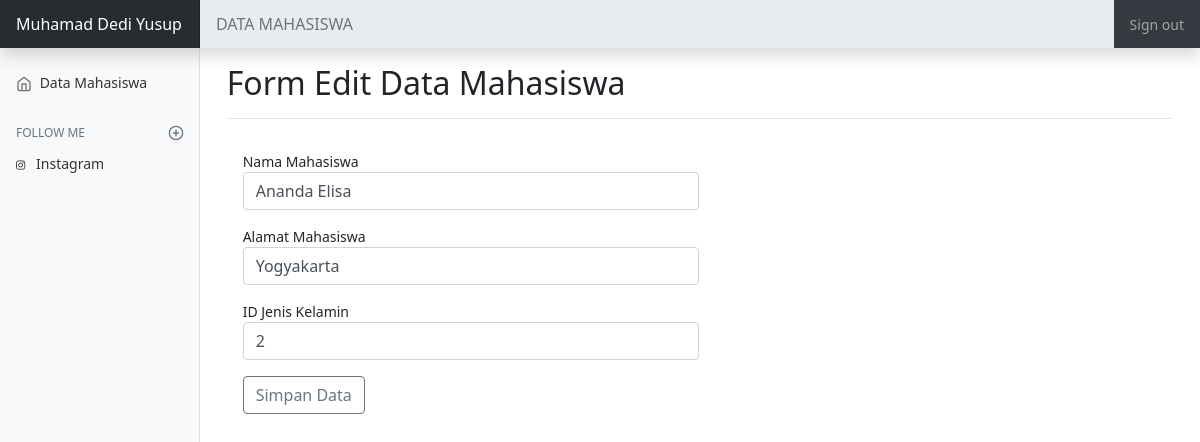
The page /edit_data.php?id=9 on the database its author committed.
### tables this page shows
CREATE TABLE `tb_mahasiswa` (
  `id_mhs` int(11) NOT NULL,
  `nama_mhs` varchar(50) NOT NULL,
  `alamat_mhs` varchar(50) NOT NULL,
  `id_jeniskelamin` int(11) NOT NULL
);

### edit_data.php (the view, shortened to what this page needs)
<?php include 'header.php'; ?>
<main class="col-md-9 ml-sm-auto col-lg-10 px-md-4">
    <div class="d-flex justify-content-between flex-wrap flex-md-nowrap align-items-center pt-3 pb-2 mb-3 border-bottom">
        <h1 class="h2">Form Edit Data Mahasiswa</h1>
    </div>
    <?php
    include 'koneksi.php';
    $id = $_GET['id'];
    $qry = "SELECT * FROM tb_mahasiswa WHERE id_mhs='$id'";
    $data = mysqli_query($koneksi, $qry);
    $d = mysqli_fetch_assoc($data);
    ?>
    <div class="card-body">
        <form action="" method="GET">
            <div class="form-row">
                <div class="mb-3 form-group col-md-6">
                    <label for="nama">Nama Mahasiswa</label>
                    <input type=text name=nama size=15 class=form-control value="<?= $d['nama_mhs'] ?>" required>
                </div>
                <div class="mb-3 form-group col-md-6">
                    <label for="alamat">Alamat Mahasiswa</label>
                    <input type=text name=alamat size=25 class=form-control value="<?= $d['alamat_mhs'] ?>" required>
                </div>
                <div class="mb-3 form-group col-md-6">
                    <label for="jk">ID Jenis Kelamin</label>
                    <input type=text name=jk size=25 class=form-control value="<?= $d['id_jeniskelamin'] ?>" required>
                </div>
            </div>
            <button type="submit" name="submit" class="btn btn-outline-secondary">Simpan Data</button>
        </form>
    </div>
    </div>
    <?php
    include 'footer.php';
    ?>

### assets/stylesheet.css (style rules this page uses)
body { font-size: .875rem; }

### rows shown on the page
tb_mahasiswa: nama "Ananda Elisa", alamat "Yogyakarta", jk "2"
